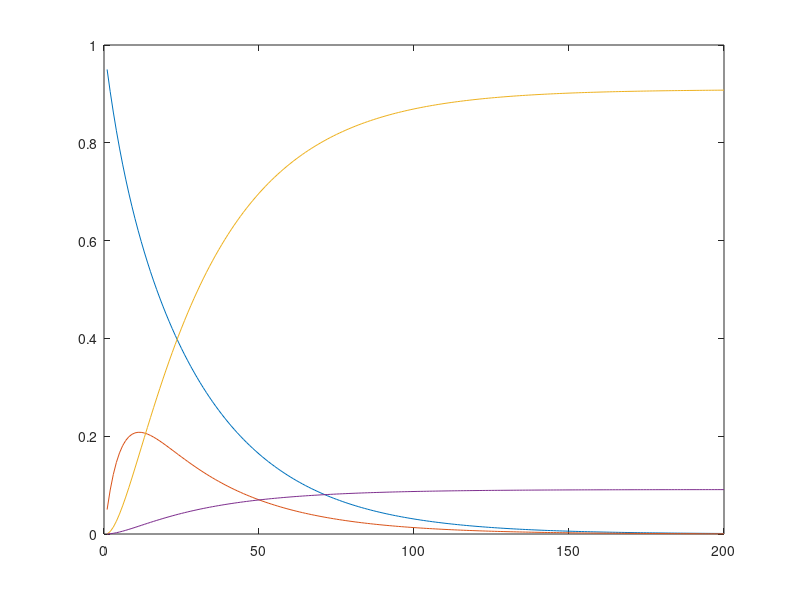
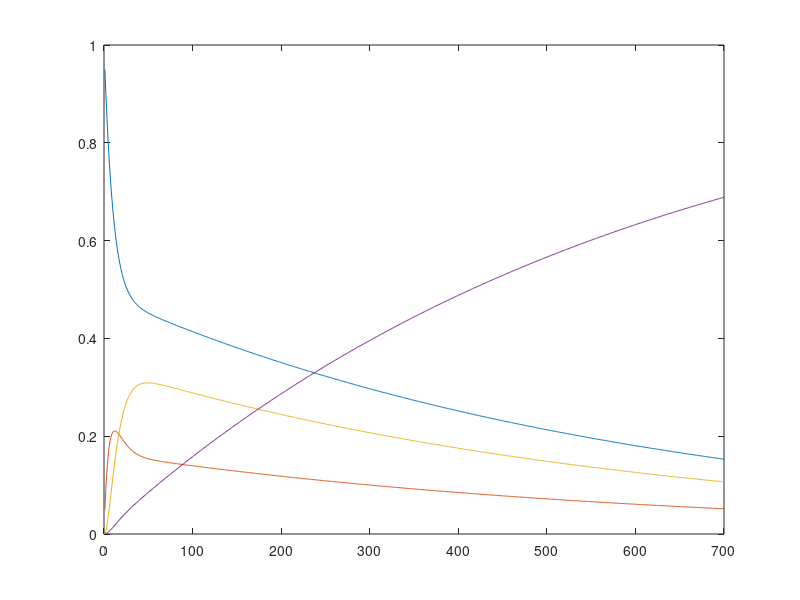

Here is the MATLAB script that generated these plots, in order:
result = [];
x0 = [1; 0; 0; 0];
for index = 1:200

  % Initial population is a hundred percent susceptible
                    % to the new disease before the start of the epidemic.
                    % The four entries correspond to the portion of 
                    % susceptible, infected, recovered and deceased
                    % populatoin.

A = [0.95, 0.04,  0, 0;    % A is the update matrix of how the disease evolve
     0.05, 0.85,  0, 0;    % within the population. Note that the 4th column of
     0,    0.10,  1, 0;    % the matrix is all 0 except for the last entry since
     0,    0.01,  0, 1];   % deceased people must remain dead. Also, each column
                         % must add up to 1 since we are assuming that the
                         % population is a closed population.

xt = A * x0;        % The updated version of the infectious disease after
                    % one unit time in the population.

x0 = xt;

result = [result xt];
end

figure(1);
plot(result');

result2 = [];
x02 = [1; 0; 0; 0];
for index = 1:700
    B = [0.95, 0.04,  0.05, 0;    % B is the update matrix of how the disease evolve
     0.05, 0.85,  0, 0;    % within the population. This time we consider with the 
     0,    0.10,  0.95, 0; % possibility of reinfection, which some recovered 
     0,    0.01,  0, 1];   % people could change back to succeptible and stay there
                           % or change to infected afterwards.

    xt2 = B * x02;        % The updated version of the infectious disease after
                    % one unit time in the population.(With reinfection)

    x02 = xt2;
    result2 = [result2 xt2];
end

figure(2);
plot(result2');
